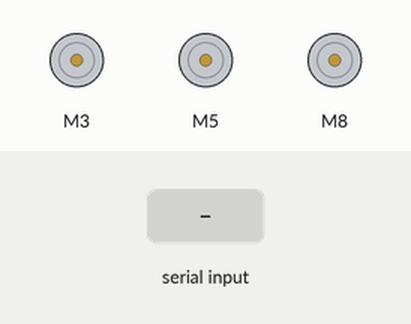
The sketch below on a simulated Arduino Uno, built with avr-gcc and run on an emulated ATmega328P. Shown: 3 × DC motor (green arrow = forward, orange = backward, longer = faster). Inputs (shaded band) come from the test bench. What the sketch prints to the serial monitor is not drawn.

Above: at 1.2 s.
1.3 s: "forward:\n" received over Serial
2.8 s: "ccw\n" received over Serial
At 4.0 s:
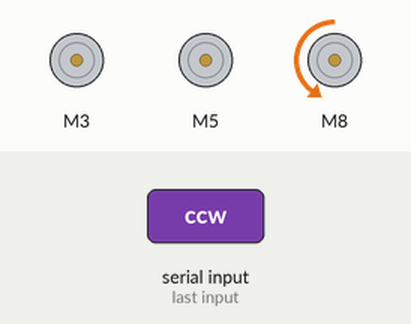
4.3 s: "cw\n" received over Serial
At 5.1 s:
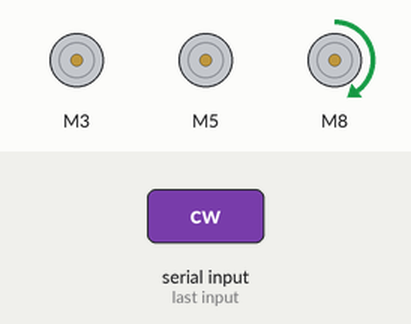
5.8 s: "90,45\n" received over Serial
At 6.4 s:
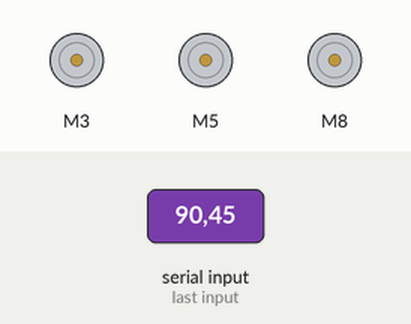
7.3 s: "backward:90\n" received over Serial
At 7.8 s:
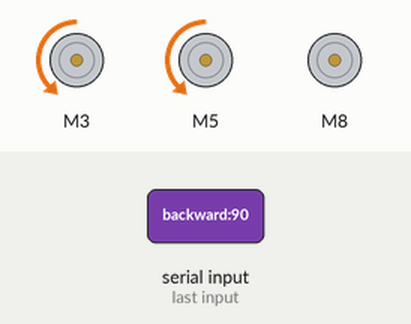
8.8 s: "forward:90\n" received over Serial
At 10.1 s:
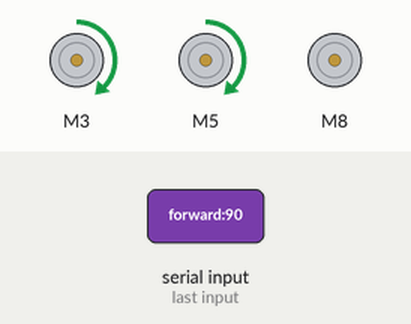
Timing chart, 0 to 11.3 s (numbered marks = the images above; inputs shaded):
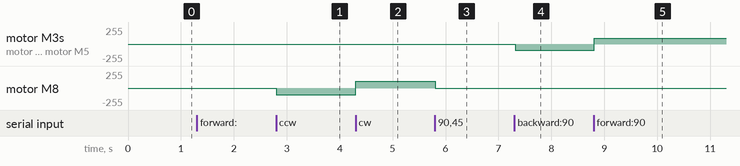

Measured:
- after the input at 2.8 s, motor M8: stopped → backward 100/255 at once
- after the input at 4.3 s, motor M8: backward 100/255 → forward 100/255 at once
- after the input at 5.8 s, motor M8: forward 100/255 → stopped at once
- after the input at 7.3 s, motor M3, motor M5: stopped → backward 90/255 at once
- after the input at 8.8 s, motor M3, motor M5: backward 90/255 → forward 90/255 at once

The sketch:

ROS2_con.ino
```cpp
#include "CytronMotorDriver.h"

// 핀 설정
const int pwmPin_r = 3;
const int dirPin_r = 4;
const int pwmPin_l = 5;
const int dirPin_l = 6;
const int pwmPin_s = 8;
const int dirPin_s = 9;

// Cytron 모터 드라이버 객체 생성
CytronMD motor1(PWM_DIR, pwmPin_r, dirPin_r);
CytronMD motor2(PWM_DIR, pwmPin_l, dirPin_l);
CytronMD motor3(PWM_DIR, pwmPin_s, dirPin_s);

int speed = 0;  // 속도 변수

void controlDriveMotor(String command) {
  command.trim();  // 개행 문자 제거

  Serial.print("Received Command: ");
  Serial.println(command);

  if (command.startsWith("forward:")) {
    speed = command.substring(8).toInt();  // 속도 값 파싱
    motor1.setSpeed(speed);
    motor2.setSpeed(speed);
    Serial.print("Forward Speed Set to: ");
    Serial.println(speed);
  } else if (command.startsWith("backward:")) {
    speed = command.substring(9).toInt();  // 속도 값 파싱
    motor1.setSpeed(-speed);
    motor2.setSpeed(-speed);
    Serial.print("Backward Speed Set to: ");
    Serial.println(-speed);
  } else if (command == "stop") {
    speed = 0;
    motor1.setSpeed(0);
    motor2.setSpeed(0);
    Serial.println("Motors Stopped");
  } else if (command == "ccw") {
    motor3.setSpeed(-100);
    Serial.println("Steering Left (CCW) at speed -100");
  } else if (command == "cw") {
    motor3.setSpeed(100);
    Serial.println("Steering Right (CW) at speed 100");
  } else {
    motor3.setSpeed(0);
    Serial.println("Invalid Command - No Action Taken");
  }
}

void setup() {
  Serial.begin(9600);
  Serial.println("🔹 Arduino Motor Controller Initialized");
}

void loop() {
  if (Serial.available()) {
    String command = Serial.readStringUntil('\n');  // '\n'까지 문자열 읽기
    controlDriveMotor(command);
  }
}
```
